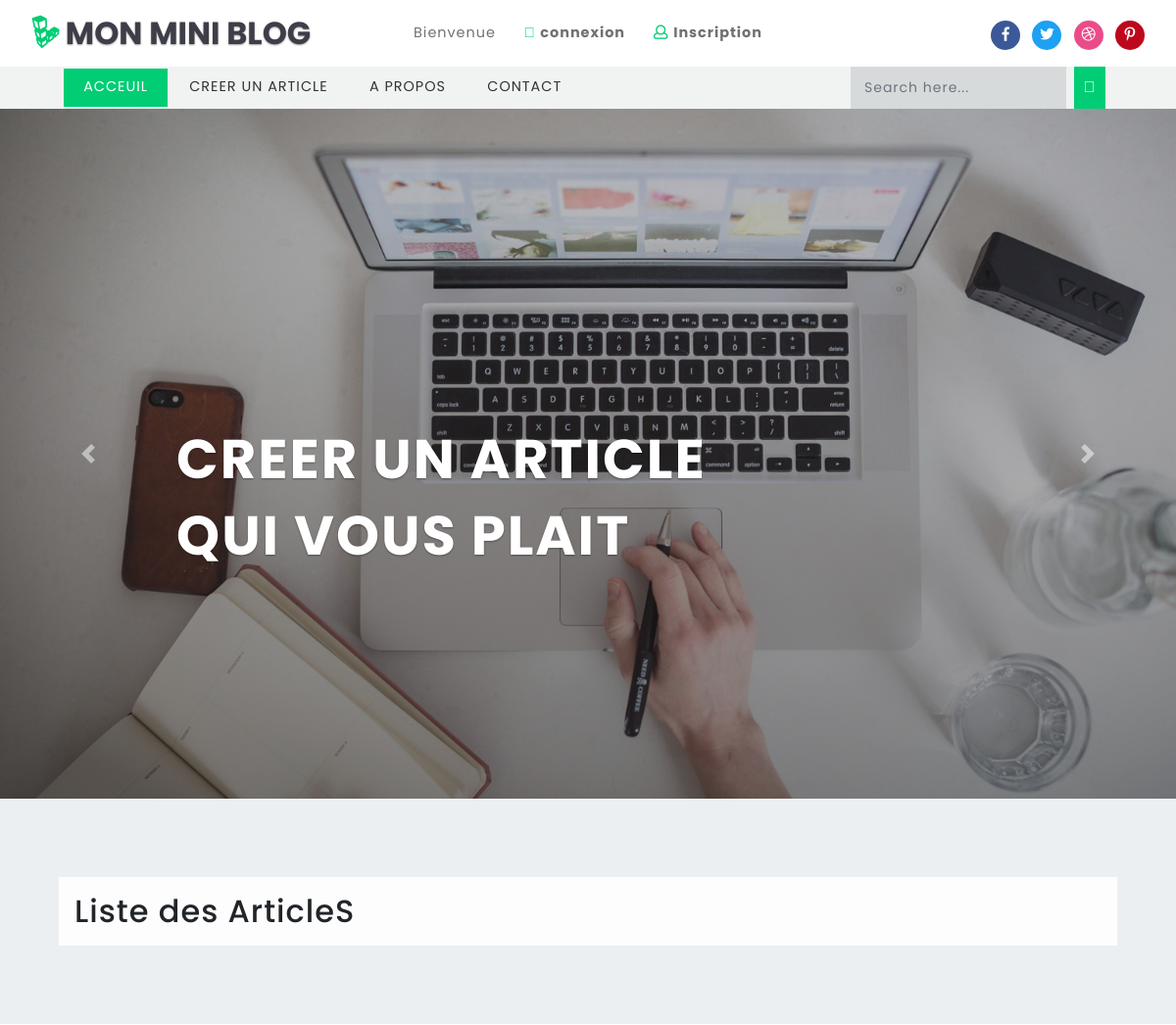
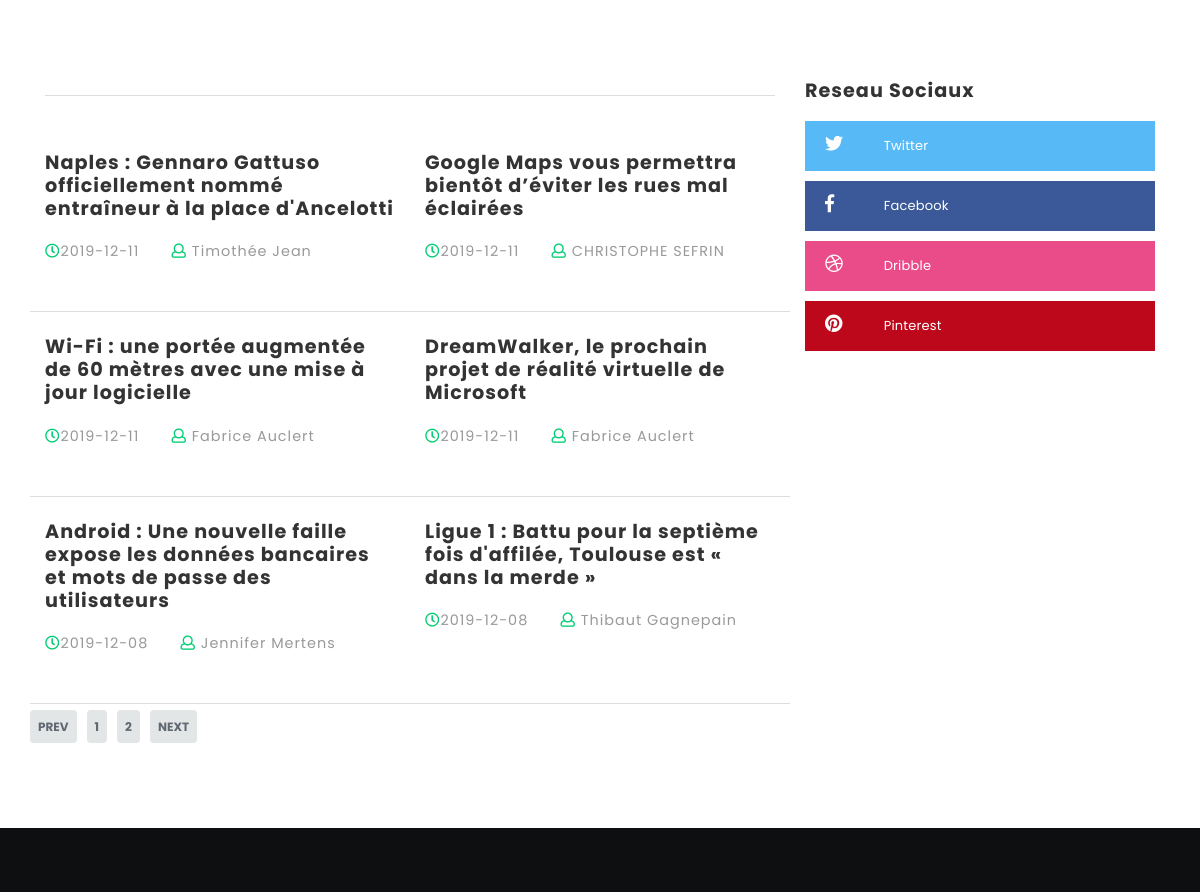
The page / on the database its author committed (2 pictures, top to bottom).
### tables this page shows
CREATE TABLE IF NOT EXISTS `article` (
  `id` int(10) UNSIGNED NOT NULL AUTO_INCREMENT,
  `titre` varchar(250) NOT NULL,
  `texte` text NOT NULL,
  `date` date DEFAULT NULL,
  `auteur` varchar(150) DEFAULT NULL,
  PRIMARY KEY (`id`)
);

### index.php (the view, shortened to what this page needs)
<!DOCTYPE html>
<html xmlns="http://www.w3.org/1999/xhtml" xml:lang="fr" lang="fr">
<head>
	<link href="css/bootstrap.css" rel='stylesheet' type='text/css' />
	<link rel="stylesheet" href="css/jquery.desoslide.css">
	<link href="css/single.css" rel='stylesheet' type='text/css' />
	<link href="css/style.css" rel='stylesheet' type='text/css' />
	<link href="css/fontawesome-all.css" rel="stylesheet">
</head>
<body>
	<?php include("header.php");?>
	<?php include("banner.php");?>
	<section class="bottom-slider">
		<div class="course_demo1">
			<H2>Liste des ArticleS </H2>
		</div>
	</section>
	<section class="main-content-w3layouts-agileits">
		<div class="container">
			<div class="row">
				<div class="col-lg-8 left-blog-info-w3layouts-agileits text-left">
					<div class="blog-girds-sec">
						<div class="row">
							<?php
							$con = mysqli_connect("127.0.0.1", "root", "", "blog");
							$artParPage = 6;
							$artTotalR= $con ->query('select id from article');
							$artTotal=mysqli_num_rows($artTotalR) ;
							$pagetotal= ceil($artTotal/$artParPage);
$page = isset($_GET['page']) && is_numeric($_GET['page']) ? $_GET['page'] : 1;
							if (isset($_GET['page']) and !empty($_GET['page']) and $_GET['page'] >0 ){
								$_GET['page'] = intval($_GET['page']);
								$pagecour = $_GET['page'];
							}else {
								$pagecour = 1 ;
							}
							$depart = ($pagecour-1)*$artParPage ;
							?>
							<?php
							$sql=("SELECT * FROM `article`Order by id DESC LIMIT $depart, $artParPage ");
							$res =mysqli_query($con,$sql);
							while ($ligne = mysqli_fetch_assoc($res))  {
							?>
							<?php
								echo '<div class="col-md-6 blog-grid-top">
								<div class="b-grid-top">
								<h3>
								<a href="commentaire.php?id='.$ligne['id'].'">'.$ligne['titre'].'</a>
								</h3>
								</div>
								<ul class="blog-icons">
								<li>
								<a href="#">
								<i class="far fa-clock"></i>'.$ligne['date'].'</a>
								</li>
								<li class="mx-2">
								<a href="#">
								<i class="far fa-user"></i> '.$ligne['auteur'].'</a>
								</li></ul></div>';
								?>
								<?php
									}
									?>
						</div>
					</div>
				</div>
				<aside class="col-lg-4 agileits-w3ls-right-blog-con text-right">
					<div class="right-blog-info text-left">
						<div class="tech-btm widget_social">
							<h4>Reseau Sociaux</h4>
											<ul>
												<li>
													<a class="twitter" href="http://www.twitter.com">
														<i class="fab fa-twitter"></i>
														<span class="count"></span> Twitter</a>
													</li>
													<li>
														<a class="facebook" href="http://www.facebook.com">
															<i class="fab fa-facebook-f"></i>
															<span class="count"></span> Facebook</a>
														</li>
														<li>
															<a class="dribble" href="http://www.dribble.com">
																<i class="fab fa-dribbble"></i>
																<span class="count"></span> Dribble</a>
															</li>
															<li>
																<a class="pin" href="http://www.pinterest.com">
																	<i class="fab fa-pinterest"></i>
																	<span class="count"></span> Pinterest</a>
																</li>
											</ul>
										</div>
									</div>
								</aside>
								<div id="pagination">
									<ul class="pagination">
									<?php if ($pagetotal > 1): ?>
									<li class="prev"><a href="index.php?page=<?php echo $pagetotal-1 ?>">Prev</a></li>
									<?php endif; ?>
										<?php for($i = 1; $i<= $pagetotal; $i++) : ?>
										<li><a href="index.php?page=<?= $i; ?>"><?= $i; ?></a></li>
										<?php endfor; ?>
									<?php if ($page < ceil($artTotal / $artParPage)): ?>
									<li class="next"><a href="INDEX.php?page=<?php echo $page+1 ?>">Next</a></li>
									<?php endif; ?>
										  </ul>
										</div>
							</div>
						</div>
					</section>
					<?php include("footer.php");?>
						</body>
						</html>

### header.php (shortened to what this page needs)
<header>
		<div class="top-bar_sub_w3layouts container-fluid">
			<div class="row">
				<div class="col-md-4 logo text-left">
					<a class="navbar-brand" href="index.php">
						<i class="fab fa-linode"></i> MON MINI BLOG</a>
				</div>
				<div class="col-md-4 top-forms text-center mt-lg-3 mt-md-1 mt-0">
					<span>Bienvenue </span>
					<span class="mx-lg-4 mx-md-2  mx-1">
						<a href="blogadmin/index.php">
							<i class="fas fa-lock"></i> <strong>connexion</strong></a>
					</span>
					<span>
						<a href="blogadmin/membership_signup.php">
							<i class="far fa-user"></i> <strong>Inscription</strong></a>
					</span>
				</div>
				<div class="col-md-4 log-icons text-right">
					<ul class="social_list1 mt-3">
						<li>
							<a href="http://www.facebook.com" class="facebook1 mx-2" >
								<i class="fab fa-facebook-f"></i>
							</a>
						</li>
						<li>
							<a href="http://www.twitter.com" class="twitter2">
								<i class="fab fa-twitter"></i>
							</a>
						</li>
						<li>
							<a href="http://www.dribble.com" class="dribble3 mx-2">
								<i class="fab fa-dribbble"></i>
							</a>
						</li>
						<li>
							<a href="http://www.pinterest.com" class="pin">
								<i class="fab fa-pinterest-p"></i>
							</a>
						</li>
					</ul>
				</div>
			</div>
		</div>
			<div class="header_top" id="home">
				<nav class="navbar navbar-expand-lg navbar-light bg-light">
					<div class="collapse navbar-collapse" id="navbarSupportedContent">
						<ul class="navbar-nav mr-auto">
							<li class="nav-item active">
								<a class="nav-link" href="index.php">Acceuil
								</a>
							</li>
							<li class="nav-item">
								<a class="nav-link" href="article.php">Creer un article</a>
							</li>
							<li class="nav-item">
								<a class="nav-link" href="about.php">A propos</a>
							</li>
							<li class="nav-item">
								<a class="nav-link" href="contact.php">Contact</a>
							</li>
						</ul>
							<form action="search.php" method="post" class="form-inline my-2 my-lg-0 header-search" name="form">
								<input class="form-control mr-sm-2" type="search" placeholder="Search here..." required="yes" type="text" name="search[keyword]">
								<button class="btn btn1 my-2 my-sm-0" type="submit" name="submit"><i class="fas fa-search"></i></button>
							</form>
					</div>
				</nav>
			</div>
	</header>

### banner.php (shortened to what this page needs)
<div class="banner">
	<div id="carouselExampleIndicators" class="carousel slide" data-ride="carousel">
		<div class="carousel-inner" role="listbox">
			<div class="carousel-item active">
				<div class="carousel-caption">
					<h3>
						creer un article <span>qui vous plait</span>
					</h3>
				</div>
			</div>
		</div>
		<a class="carousel-control-prev" href="#carouselExampleIndicators" role="button" data-slide="prev">
			<span class="carousel-control-prev-icon" aria-hidden="true"></span>
		</a>
		<a class="carousel-control-next" href="#carouselExampleIndicators" role="button" data-slide="next">
			<span class="carousel-control-next-icon" aria-hidden="true"></span>
		</a>
	</div>
</div>

### footer.php (shortened to what this page needs)
<footer>
</footer>

### css/single.css (style rules this page uses)
.pagination { list-style-type: none; padding: 10px 0; display: inline-flex; justify-content: space-between; box-sizing: border-box; }
.pagination li { box-sizing: border-box; padding-right: 10px; }
.pagination li a { box-sizing: border-box; background-color: #e2e6e6; padding: 8px; text-decoration: none; font-size: 12px; font-weight: bold; color: #616872; border-radius: 4px; }
.pagination .next a, .pagination .prev a { text-transform: uppercase; font-size: 12px; }

### rows shown on the page
article: titre "Naples : Gennaro Gattuso officiellement nommé entraîneur à la place d'Ancelotti", date "2019-12-11", auteur "Timothée Jean"
article: titre "Google Maps vous permettra bientôt d’éviter les rues mal éclairées", date "2019-12-11", auteur "CHRISTOPHE SEFRIN"
article: titre "Wi-Fi : une portée augmentée de 60 mètres avec une mise à jour logicielle", date "2019-12-11", auteur "Fabrice Auclert"
article: titre "DreamWalker, le prochain projet de réalité virtuelle de Microsoft", date "2019-12-11", auteur "Fabrice Auclert"
article: titre "Android : Une nouvelle faille expose les données bancaires et mots de passe des utilisateurs", date "2019-12-08", auteur "Jennifer Mertens"
article: titre "Ligue 1 : Battu pour la septième fois d'affilée, Toulouse est « dans la merde »", date "2019-12-08", auteur "Thibaut Gagnepain"
